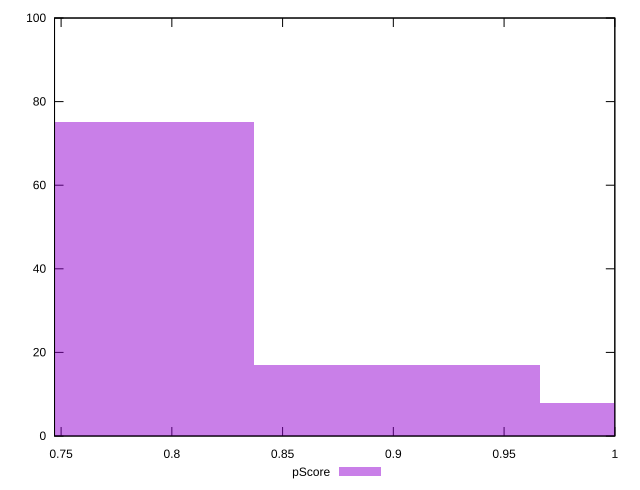

Here is the gnuplot script that generated this plot:
reset

$pScore <<EOF
0.7728853068220549 75
0.9016995246257308 17
1.0305137424294066 8
EOF

set key outside below
set boxwidth 0.12881421780367583
set xrange [0.7470355555555556:1]
set yrange [0:100]
set trange [0:100]
set style fill transparent solid 0.5 noborder
set terminal svg size 640, 490 enhanced background rgb 'white'
set output "reprap/uses-rel-preconnect/samples/pages+cached+noexternal+nomedia/pScore/histogram.svg"

plot $pScore title "pScore" with boxes

reset
